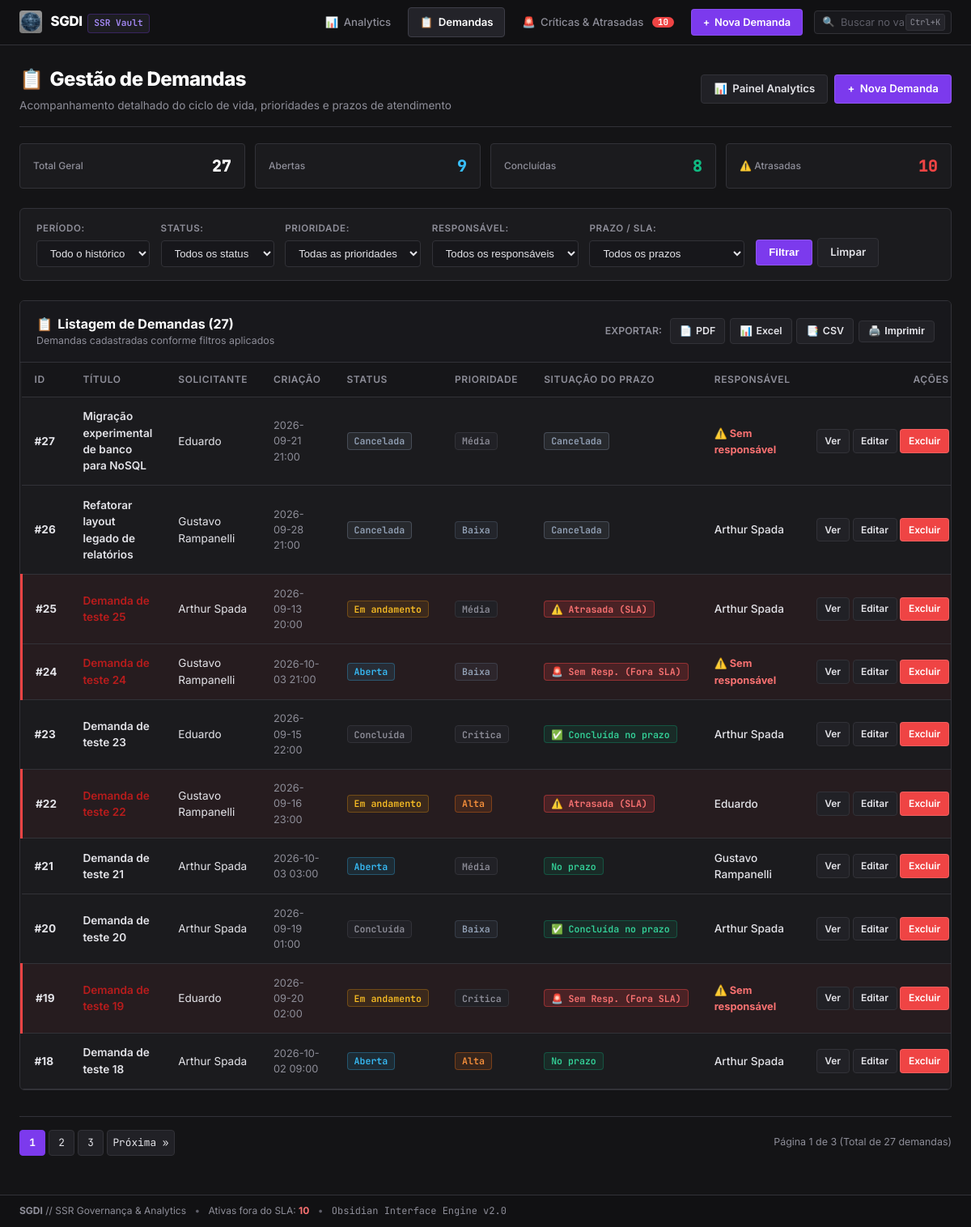
The page /demandas on the database its author committed.
### tables this page shows
CREATE TABLE demandas (
    id INTEGER PRIMARY KEY AUTOINCREMENT,
    titulo TEXT NOT NULL,
    descricao TEXT,
    solicitante_id INTEGER NOT NULL,
    data_criacao TEXT,
    status TEXT NOT NULL DEFAULT 'Aberta',
    prioridade TEXT NOT NULL DEFAULT 'Média',
    responsavel_id INTEGER,
    data_conclusao TEXT,
    FOREIGN KEY (solicitante_id) REFERENCES usuarios(id),
    FOREIGN KEY (responsavel_id) REFERENCES usuarios(id)
);

CREATE TABLE usuarios (
    id INTEGER PRIMARY KEY AUTOINCREMENT, 
    nome TEXT NOT NULL,
    email TEXT UNIQUE
);

### app.py (the view)
@app.route('/demandas')
def demandas():
    pagina = request.args.get('pagina', 1, type=int)
    filtros = request.args.to_dict()
    where, parametros = construir_filtro_sql(filtros)
    conn = get_db()
    garantir_migracao_db(conn)
    total = conn.execute(f'SELECT COUNT(*) FROM demandas d {where}', parametros).fetchone()[0]
    total_paginas = max(1, math.ceil(total / POR_PAGINA))
    pagina = min(max(pagina, 1), total_paginas)
    demandas_lista = conn.execute(
        f'{SELECT_DEMANDAS} {where} ORDER BY d.id DESC LIMIT ? OFFSET ?',
        parametros + [POR_PAGINA, (pagina - 1) * POR_PAGINA]
    ).fetchall()
    usuarios = listar_usuarios(conn)
    total_geral = conn.execute('SELECT COUNT(*) FROM demandas').fetchone()[0]
    abertas_geral = conn.execute("SELECT COUNT(*) FROM demandas WHERE status = 'Aberta'").fetchone()[0]
    concluidas_geral = conn.execute("SELECT COUNT(*) FROM demandas WHERE status = 'Concluída'").fetchone()[0]
    canceladas_geral = conn.execute("SELECT COUNT(*) FROM demandas WHERE status = 'Cancelada'").fetchone()[0]
    fora_sla_geral = conn.execute(
        "SELECT COUNT(*) FROM demandas WHERE status NOT IN ('Concluída', 'Cancelada') AND (responsavel_id IS NULL OR datetime(data_criacao, '+' || (CASE prioridade WHEN 'Crítica' THEN 2 WHEN 'Alta' THEN 5 WHEN 'Média' THEN 10 WHEN 'Baixa' THEN 20 ELSE 30 END) || ' days') < datetime('now', 'localtime'))"
    ).fetchone()[0]
    conn.close()
    resumo_kpis = {
        'total': total_geral,
        'abertas': abertas_geral,
        'concluidas': concluidas_geral,
        'canceladas': canceladas_geral,
        'atrasadas': fora_sla_geral
    }
    return render_template(
        'index.html',
        demandas=demandas_lista,
        pagina=pagina,
        total_paginas=total_paginas,
        total=total,
        filtros=filtros,
        status_opcoes=STATUS_OPCOES,
        prioridade_opcoes=PRIORIDADE_OPCOES,
        usuarios=usuarios,
        resumo_kpis=resumo_kpis
    )

### app.py (called while the page is built, shortened)
def get_db():
    conn = sqlite3.connect(DB_PATH)
    conn.row_factory = sqlite3.Row
    return conn

def garantir_migracao_db(conn):
    cursor = conn.cursor()
    colunas = [col[1] for col in cursor.execute('PRAGMA table_info(demandas)').fetchall()]
    if 'data_conclusao' not in colunas:
        cursor.execute('ALTER TABLE demandas ADD COLUMN data_conclusao TEXT')
        conn.commit()
    concluidas_sem_data = cursor.execute(
        "SELECT id, data_criacao, prioridade FROM demandas WHERE status = 'Concluída' AND data_conclusao IS NULL"
    ).fetchall()
    if concluidas_sem_data:
        conn.commit()

def listar_usuarios(conn):
    return conn.execute('SELECT id, nome, email FROM usuarios ORDER BY nome').fetchall()

@app.context_processor
def inject_global_stats():
    try:
        conn = get_db()
        count_urgentes = conn.execute(
            "SELECT COUNT(*) FROM demandas WHERE status NOT IN ('Concluída', 'Cancelada') AND (prioridade = 'Crítica' OR responsavel_id IS NULL OR datetime(data_criacao, '+' || (CASE prioridade WHEN 'Crítica' THEN 2 WHEN 'Alta' THEN 5 WHEN 'Média' THEN 10 WHEN 'Baixa' THEN 20 ELSE 30 END) || ' days') < datetime('now', 'localtime'))"
        ).fetchone()[0]
        conn.close()
        return {'total_urgentes_global': count_urgentes}
    except Exception:
        return {'total_urgentes_global': 0}

### templates/index.html (shortened to what this page needs)
{% extends "base.html" %}
{% block content %}
<div class="dashboard-hero" style="margin-bottom:1.25rem;">
    <div class="dashboard-hero-title">
        <h1><span>📋</span> Gestão de Demandas</h1>
        <p>Acompanhamento detalhado do ciclo de vida, prioridades e prazos de atendimento</p>
    </div>
    <div class="dashboard-hero-actions">
        <a href="/" class="btn btn-secondary" id="btn-voltar-painel">
            <span>📊</span> Painel Analytics
        </a>
        <a href="/nova_demanda" class="btn btn-primary" id="btn-nova-demanda-index">
            <span>+</span> Nova Demanda
        </a>
    </div>
</div>
{% if resumo_kpis %}
<div class="mini-kpi-bar">
    <a href="/demandas" class="mini-kpi-item" title="Ver todas as demandas">
        <span class="label">Total Geral</span>
        <span class="val">{{ resumo_kpis.total }}</span>
    </a>
    <a href="/demandas?status=Aberta" class="mini-kpi-item" title="Filtrar demandas abertas">
        <span class="label">Abertas</span>
        <span class="val" style="color:var(--info);">{{ resumo_kpis.abertas }}</span>
    </a>
    <a href="/demandas?status=Concluída" class="mini-kpi-item" title="Filtrar demandas concluídas">
        <span class="label">Concluídas</span>
        <span class="val" style="color:var(--success);">{{ resumo_kpis.concluidas }}</span>
    </a>
    <a href="/demandas?prazo=atrasadas" class="mini-kpi-item" title="Filtrar demandas em atraso">
        <span class="label">⚠️ Atrasadas</span>
        <span class="val" style="color:var(--danger);">{{ resumo_kpis.atrasadas }}</span>
    </a>
</div>
{% endif %}
<div class="filtros-box">
    <form method="GET" action="/demandas" class="filtros-form" id="form-filtros">
        <div class="filter-group">
            <label for="periodo">Período:</label>
            <select name="periodo" id="periodo">
                <option value="todos" {{ 'selected' if filtros.periodo == 'todos' or not filtros.periodo }}>Todo o histórico</option>
            </select>
        </div>
        <div class="filter-group">
            <label for="status">Status:</label>
            <select name="status" id="status">
                <option value="">Todos os status</option>
            </select>
        </div>
        <div class="filter-group">
            <label for="prioridade">Prioridade:</label>
            <select name="prioridade" id="prioridade">
                <option value="">Todas as prioridades</option>
            </select>
        </div>
        <div class="filter-group">
            <label for="responsavel">Responsável:</label>
            <select name="responsavel" id="responsavel">
                <option value="">Todos os responsáveis</option>
            </select>
        </div>
        <div class="filter-group">
            <label for="prazo">Prazo / SLA:</label>
            <select name="prazo" id="prazo">
                <option value="">Todos os prazos</option>
            </select>
        </div>
        <div class="filtros-actions">
            <button type="submit" class="btn btn-primary" id="btn-aplicar-filtros">Filtrar</button>
            <a href="/demandas" class="btn btn-secondary" id="btn-limpar-filtros">Limpar</a>
        </div>
    </form>
</div>
<div class="section-card">
    <div class="section-card-header">
        <div>
            <h2><span>📋</span> Listagem de Demandas ({{ total }})</h2>
            <p>Demandas cadastradas conforme filtros aplicados</p>
        </div>
        <div class="export-group" id="export-toolbar-demandas">
            <span style="font-size:0.775rem; color:var(--text-muted); font-weight:600; margin-right:0.25rem;">EXPORTAR:</span>
            <a href="{{ url_for('exportar_pdf', **filtros) }}" class="btn-export pdf" title="Exportar relatório em PDF">
                <span>📄</span> PDF
            </a>
            <a href="{{ url_for('exportar_excel', **filtros) }}" class="btn-export excel" title="Exportar dados para Excel">
                <span>📊</span> Excel
            </a>
            <a href="{{ url_for('exportar_csv', **filtros) }}" class="btn-export csv" title="Exportar para CSV (ponto e vírgula)">
                <span>📑</span> CSV
            </a>
            <button onclick="window.print()" class="btn-export" title="Imprimir relatório">
                <span>🖨️</span> Imprimir
            </button>
        </div>
    </div>
    <div class="table-responsive">
        <table class="data-table" id="tabela-demandas">
            <thead>
                <tr>
                    <th style="width: 60px;">ID</th>
                    <th>Título</th>
                    <th>Solicitante</th>
                    <th>Criação</th>
                    <th>Status</th>
                    <th>Prioridade</th>
                    <th>Situação do Prazo</th>
                    <th>Responsável</th>
                    <th style="text-align: right; width: 140px;">Ações</th>
                </tr>
            </thead>
            <tbody>
                {% for demanda in demandas %}
                <tr class="{% if demanda['status_sla'] in ['atrasada', 'sem_responsavel_fora_sla'] %}row-fora-sla{% endif %}">
                    <td><strong>#{{ demanda['id'] }}</strong></td>
                    <td>
                        <a href="/detalhes/{{ demanda['id'] }}" style="font-weight: 600; color: {% if demanda['status_sla'] in ['atrasada', 'sem_responsavel_fora_sla'] %}#b91c1c{% else %}var(--text-main){% endif %}; text-decoration: none;">
                            {{ demanda['titulo'] }}
                        </a>
                    </td>
                    <td>{{ demanda['solicitante_nome'] or '-' }}</td>
                    <td style="font-size:0.8rem; color:var(--text-muted);">{{ demanda['data_criacao'][:16] if demanda['data_criacao'] else '-' }}</td>
                    <td>
                        <span class="badge badge-status-{{ demanda['status']|lower|replace(' ', '-') }}">
                            {{ demanda['status'] }}
                        </span>
                    </td>
                    <td>
                        <span class="badge badge-prio-{{ demanda['prioridade']|lower }}">
                            {{ demanda['prioridade'] }}
                        </span>
                    </td>
                    <td>
                        {% if demanda['status_sla'] == 'atrasada' %}
                            <span class="badge badge-sla-atrasada" title="Prazo excedido">⚠️ Atrasada (SLA)</span>
                        {% elif demanda['status_sla'] == 'sem_responsavel_fora_sla' %}
                            <span class="badge badge-sla-atrasada" title="Sem responsável atribuído (fora do SLA)">🚨 Sem Resp. (Fora SLA)</span>
                        {% elif demanda['status_sla'] == 'cancelada' %}
                            <span class="badge badge-status-cancelada" title="Demanda cancelada">Cancelada</span>
                        {% elif demanda['status_sla'] == 'concluida_atrasada' %}
                            <span class="badge badge-sla-aviso" title="Entregue com atraso">Concluída (Atraso)</span>
                        {% elif demanda['status_sla'] == 'concluida_no_prazo' %}
                            <span class="badge badge-sla-ok" title="Entregue dentro do prazo">✅ Concluída no prazo</span>
                        {% else %}
                            <span class="badge badge-sla-ok" title="Dentro do prazo previsto">No prazo</span>
                        {% endif %}
                    </td>
                    <td>
                        {% if demanda['responsavel_nome'] %}
                            <span style="font-weight: 500;">{{ demanda['responsavel_nome'] }}</span>
                        {% else %}
                            <span class="text-danger" style="font-weight: 700; font-size: 0.8rem;">⚠️ Sem responsável</span>
                        {% endif %}
                    </td>
                    <td style="text-align: right; white-space: nowrap;">
                        <a href="/detalhes/{{ demanda['id'] }}" class="btn btn-secondary btn-sm" title="Visualizar detalhes">Ver</a>
                        <a href="/editar/{{ demanda['id'] }}" class="btn btn-secondary btn-sm" title="Editar demanda">Editar</a>
                        <a href="/deletar/{{ demanda['id'] }}" class="btn btn-danger btn-sm" onclick="return confirm('Confirma a exclusão da demanda #{{ demanda['id'] }}?');" title="Excluir demanda">Excluir</a>
                    </td>
                </tr>
                {% endfor %}
            </tbody>
        </table>
    </div>
</div>
<div class="paginacao">
    <div class="paginacao-links">
        {% for p in range(1, total_paginas + 1) %}
            {% if p == pagina %}
                <strong>{{ p }}</strong>
            {% else %}
                <a href="{{ url_for('demandas', pagina=p, **filtros) }}">{{ p }}</a>
            {% endif %}
        {% endfor %}
        {% if pagina < total_paginas %}
            <a href="{{ url_for('demandas', pagina=pagina + 1, **filtros) }}" id="pag-proxima">Próxima &raquo;</a>
        {% endif %}
    </div>
    <span class="paginacao-info">
        Página {{ pagina }} de {{ total_paginas }} (Total de {{ total }} demanda{{ 's' if total != 1 }})
    </span>
</div>
{% endblock %}

### rows shown on the page
demandas: id "27", titulo "Migração experimental de banco para NoSQL", nome "Eduardo", data_criacao "2026-09-21 21:00", status "Cancelada", prioridade "Média", shows "⚠️ Sem responsável"
demandas: id "26", titulo "Refatorar layout legado de relatórios", nome "Gustavo Rampanelli", data_criacao "2026-09-28 21:00", status "Cancelada", prioridade "Baixa", responsavel_nome "Arthur Spada"
demandas: id "25", titulo "Demanda de teste 25", nome "Arthur Spada", data_criacao "2026-09-13 20:00", status "Em andamento", prioridade "Média", shows "⚠️ Atrasada (SLA)", responsavel_nome "Arthur Spada"
demandas: id "24", titulo "Demanda de teste 24", nome "Gustavo Rampanelli", data_criacao "2026-10-03 21:00", status "Aberta", prioridade "Baixa", shows "🚨 Sem Resp. (Fora SLA)", shows "⚠️ Sem responsável"
demandas: id "23", titulo "Demanda de teste 23", nome "Eduardo", data_criacao "2026-09-15 22:00", status "Concluída", prioridade "Crítica", shows "✅ Concluída no prazo", responsavel_nome "Arthur Spada"
demandas: id "22", titulo "Demanda de teste 22", nome "Gustavo Rampanelli", data_criacao "2026-09-16 23:00", status "Em andamento", prioridade "Alta", shows "⚠️ Atrasada (SLA)", responsavel_nome "Eduardo"
demandas: id "21", titulo "Demanda de teste 21", nome "Arthur Spada", data_criacao "2026-10-03 03:00", status "Aberta", prioridade "Média", shows "No prazo", responsavel_nome "Gustavo Rampanelli"
demandas: id "20", titulo "Demanda de teste 20", nome "Arthur Spada", data_criacao "2026-09-19 01:00", status "Concluída", prioridade "Baixa", shows "✅ Concluída no prazo", responsavel_nome "Arthur Spada"
demandas: id "19", titulo "Demanda de teste 19", nome "Eduardo", data_criacao "2026-09-20 02:00", status "Em andamento", prioridade "Crítica", shows "🚨 Sem Resp. (Fora SLA)", shows "⚠️ Sem responsável"
demandas: id "18", titulo "Demanda de teste 18", nome "Arthur Spada", data_criacao "2026-10-02 09:00", status "Aberta", prioridade "Alta", shows "No prazo", responsavel_nome "Arthur Spada"

### other values the page prints
{{ total_urgentes_global }} "10"
{{ resumo_kpis.total }} "27"
{{ resumo_kpis.abertas }} "9"
{{ resumo_kpis.concluidas }} "8"
{{ resumo_kpis.atrasadas }} "10"
{{ total }} "27"
{{ p }} "1"
{{ p }} "2" "3"
{{ pagina }} "1"
{{ total_paginas }} "3"
{{ 's' if total != 1 }} "s"
